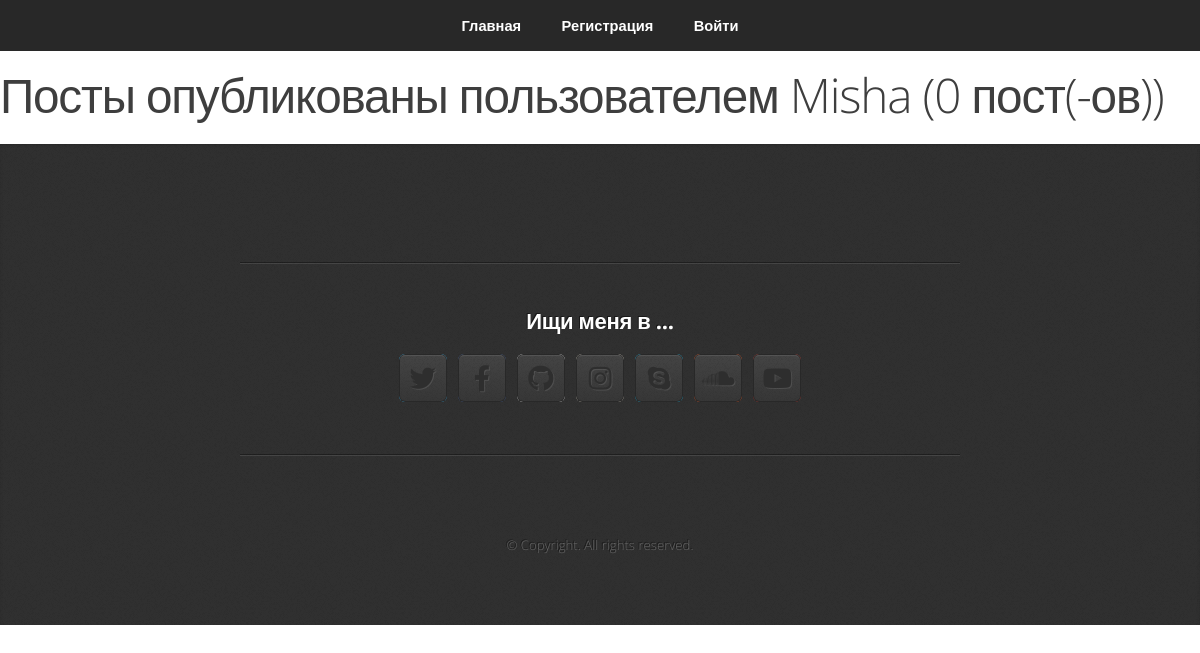
Page /user/Misha on the earlier database version.
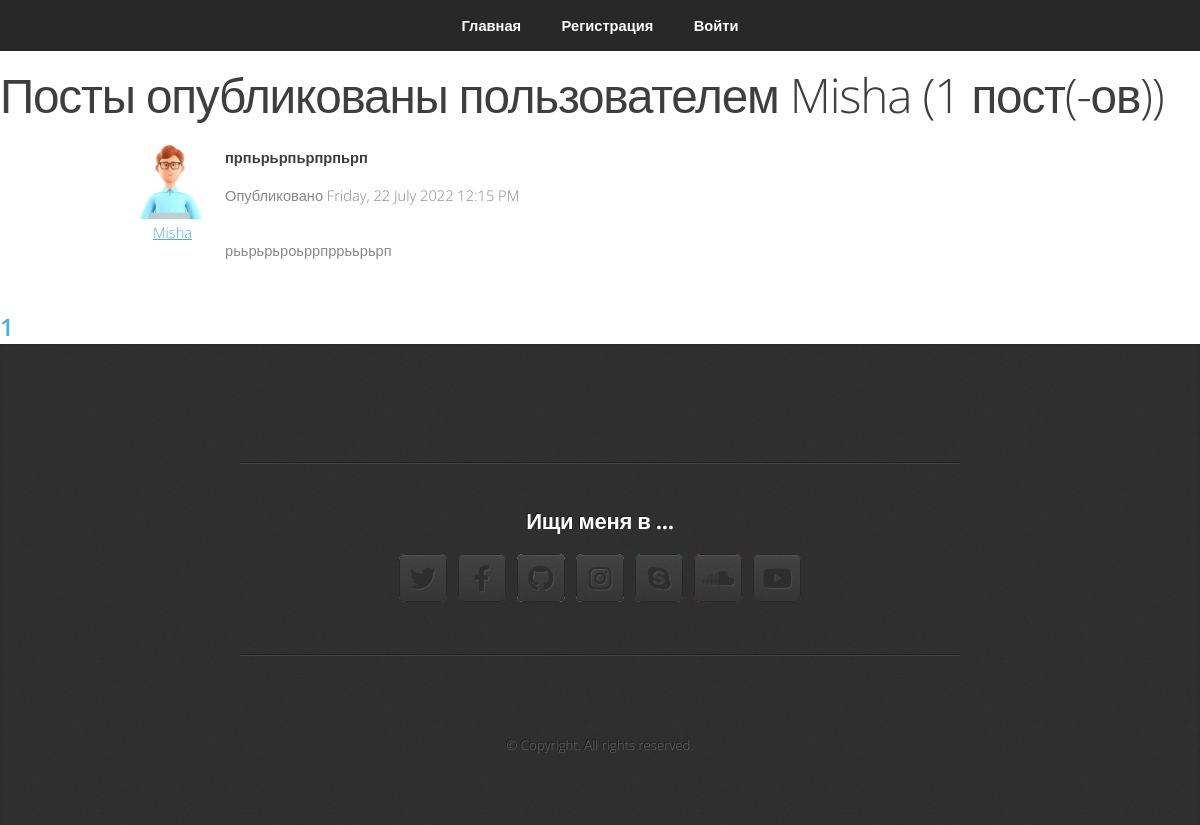
Same page on the later database version.
### flask_personal_blog/models.py (models this page shows, shortened)
class User(db.Model, UserMixin):
    id = db.Column(db.Integer, primary_key=True)
    username = db.Column(db.String(20), unique=True, nullable=False)
    about_me = db.Column(db.Text)
    email = db.Column(db.String(120), unique=True, nullable=False)
    image_file = db.Column(db.String(20), nullable=False, default="default.png")
    password = db.Column(db.String(60), nullable=False)
    posts = db.relationship("Post", backref="author", lazy=True)

class Post(db.Model):
    id = db.Column(db.Integer, primary_key=True)
    title = db.Column(db.String(100), nullable=False)
    date_posted = db.Column(db.DateTime, nullable=False, default=datetime.utcnow)
    content = db.Column(db.Text, nullable=False)
    user_id = db.Column(db.Integer, db.ForeignKey("user.id"), nullable=False)

### flask_personal_blog/userapp/views.py (the view)
@users.route("/user/<string:username>")
def user_posts(username):
    page = request.args.get("page", 1, type=int)
    user = User.query.filter_by(username=username).first_or_404()
    posts = Post.query.filter_by(author=user).order_by(Post.date_posted.desc()).paginate(page=page, per_page=5)
    return render_template("user_posts.html", posts=posts, user=user)

### flask_personal_blog/templates/user_posts.html (shortened to what this page needs)
<!DOCTYPE html>
<html>
<head>
	<link rel="stylesheet" href="{{ url_for('static', filename='assets/css/main.css') }}" />
</head>
<body class="is-preload">
	<nav id="nav">
		<ul class="container">
			<li><a href="/">Главная</a></li>
			{% if current_user.is_authenticated %}
			<li><a href="{{ url_for('posts.allpost') }}">Посты</a></li>
			<li><a href="{{ url_for('posts.new_post') }}">Создать пост</a></li>
			<li><a href="{{ url_for('userapp.profile') }}">Профиль</a></li>
			<li><a href="{{ url_for('userapp.logout') }}">Выйти</a></li>
			{% else %}
			<li><a href="{{ url_for('userapp.register') }}">Регистрация</a></li>
			<li><a href="{{ url_for('userapp.login') }}">Войти</a></li>
			{% endif %}
		</ul>
	</nav>
	<h1 class="mb-3">Посты опубликованы пользователем {{ user.username }} ({{ posts.total }} пост(-ов))</h1>
    {% for post in posts.items %}
    <div class="container" style="display: flex;">
      <article class="media" style="display: flex; flex-direction: column;">
        <img class="rounded-circle article-img" style="margin-right: 5px;" src="{{ url_for('static', filename='profile_pics/' + post.author.image_file) }}">
        <a class="mr-2" href="{{ url_for('userapp.user_posts', username=post.author.username) }}" style="margin: 0 auto">{{ post.author.username }}</a>
      </article>
      <div class="card" style="margin-bottom: 20px;">
        <div class="card-body">
          <h4 class="card-title"><a class="title" href="{{ url_for('posts.post', post_id=post.id) }}">{{ post.title }}</a></h4>
          <small>Опубликовано {{ post.date_posted.strftime('%A, %d %B %Y %I:%M %p') }}</small>
          <br>
          <br>
          <p class="card-text">{{ post.content }}</p>
        </div>
      </div>
    </div>
    {% endfor %}
    {% for page_num in posts.iter_pages(left_edge=1, right_edge=1, left_current=1, right_current=2) %}
      {% if page_num %}
        {% if posts.page == page_num %}
          <a class="btn btn-success mb-4" href="{{ url_for('userapp.user_posts', username=user.username, page=page_num) }}">{{ page_num }}</a>
        {% else %}
          <a class="btn btn-outline-success mb-4" href="{{ url_for('userapp.user_posts', username=user.username, page=page_num) }}">{{ page_num }}</a>
        {% endif %}
      {% else %}
        ...
      {% endif %}
    {% endfor %}
	<article id="contact" class="wrapper style4">
		<div class="container medium">
			<div class="row">
				<div class="col-12">
					<hr />
					<h3>Ищи меня в ...</h3>
					<ul class="social">
						<li>
							<a href="#" class="icon brands fa-twitter"><span class="label">Twitter</span></a>
						</li>
						<li>
							<a href="#" class="icon brands fa-facebook-f"><span class="label">Facebook</span></a>
						</li>
						<li>
							<a href="#" class="icon brands fa-github"><span class="label">Github</span></a>
						</li>
						<li>
							<a href="#" class="icon brands fa-instagram"><span class="label">Instagram</span></a>
						</li>
						<li>
							<a href="#" class="icon brands fa-skype"><span class="label">Skype</span></a>
						</li>
						<li>
							<a href="#" class="icon brands fa-soundcloud"><span class="label">Soundcloud</span></a>
						</li>
						<li>
							<a href="#" class="icon brands fa-youtube"><span class="label">YouTube</span></a>
						</li>
					</ul>
					<hr />
				</div>
			</div>
			<footer>
				<ul id="copyright">
					<li>&copy; Copyright. All rights reserved.</li>
				</ul>
			</footer>
		</div>
	</article>
</body>
</html>

Differences in the rows shown:
added Post: image_file (placeholder picture), author.username "Misha", title "прпьрьрпьрпрпьрп", date_posted "Friday, 22 July 2022 12:15 PM", content "рььрьрьроьррпррььрьрп"
Other differences:
{{ posts.total }}: "0" → "1"
new list line: "1"
